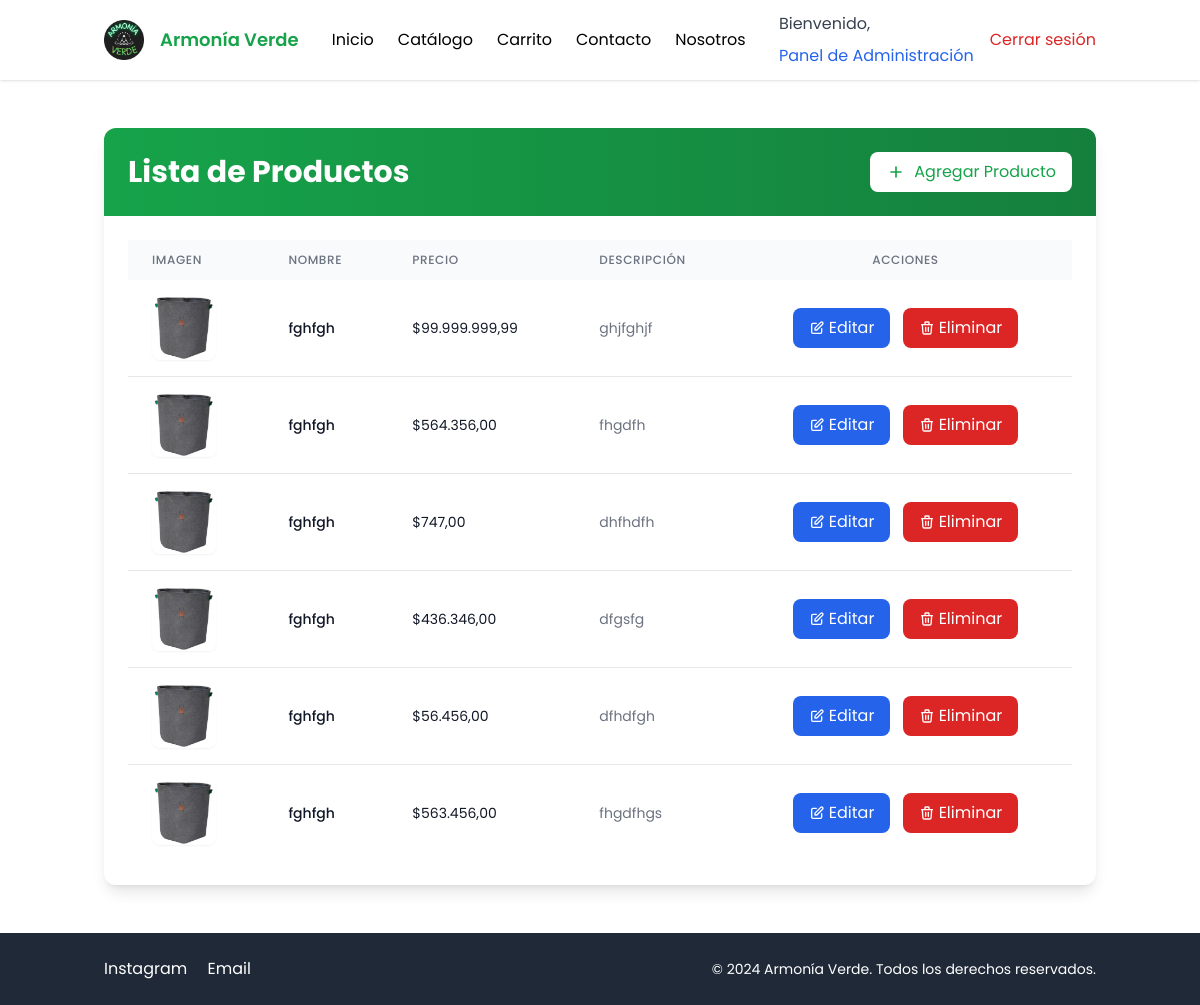
Before: /public/views/admin/listar_productos.php (signed in) with the older database file.
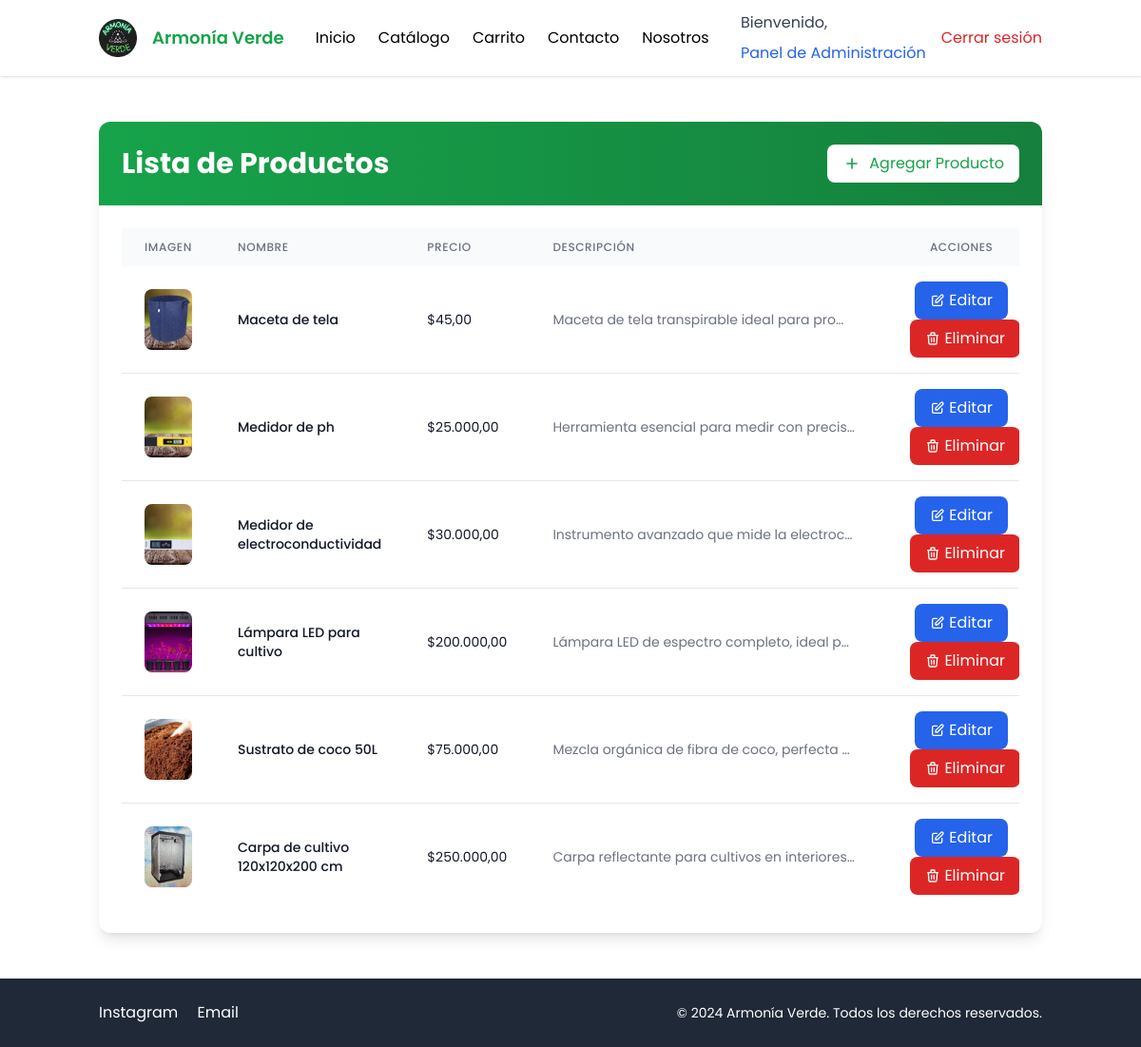
After: the same page with the newer database file.
### tables this page shows
CREATE TABLE `productos` (
  `id` int(11) NOT NULL,
  `nombre` varchar(255) NOT NULL,
  `descripcion` text DEFAULT NULL,
  `precio` decimal(10,2) NOT NULL,
  `imagen` varchar(255) DEFAULT NULL,
  `cantidad` int(11) DEFAULT 0,
  `destacado` tinyint(1) DEFAULT 0,
  `oferta` tinyint(1) DEFAULT 0,
  `fecha_creacion` timestamp NOT NULL DEFAULT current_timestamp()
);

### public/views/admin/listar_productos.php (the view, shortened to what the changed rows need)
<?php
require_once '../../components/header.php';
$database = new Database();
$pdo = $database->getConnection();
$query = "SELECT * FROM productos";
$stmt = $pdo->prepare($query);
$stmt->execute();
$productos = $stmt->fetchAll(PDO::FETCH_ASSOC);
?>
<main class="container mx-auto px-4 py-12">
    <div class="max-w-6xl mx-auto">
        <div class="bg-white shadow-lg rounded-xl overflow-hidden">
            <div class="p-6 bg-gradient-to-r from-green-600 to-green-700">
                <div class="flex justify-between items-center">
                    <h2 class="text-3xl font-bold text-white">Lista de Productos</h2>
                </div>
            </div>
            <div class="p-6">
                <?php if (count($productos) > 0): ?>
                    <div class="overflow-x-auto">
                        <table class="w-full">
                            <thead>
                                <tr class="bg-gray-50">
                                    <th class="px-6 py-3 text-left text-xs font-medium text-gray-500 uppercase tracking-wider">Imagen</th>
                                    <th class="px-6 py-3 text-left text-xs font-medium text-gray-500 uppercase tracking-wider">Nombre</th>
                                    <th class="px-6 py-3 text-left text-xs font-medium text-gray-500 uppercase tracking-wider">Precio</th>
                                    <th class="px-6 py-3 text-left text-xs font-medium text-gray-500 uppercase tracking-wider">Descripción</th>
                                    <th class="px-6 py-3 text-center text-xs font-medium text-gray-500 uppercase tracking-wider">Acciones</th>
                                </tr>
                            </thead>
                            <tbody class="bg-white divide-y divide-gray-200">
                                <?php foreach ($productos as $producto): ?>
                                    <tr class="hover:bg-gray-50 transition-colors duration-200">
                                        <td class="px-6 py-4 whitespace-nowrap">
                                            <?php if ($producto['imagen']): ?>
                                                <img src="<?php echo BASE_URL . 'public/images/' . $producto['imagen']; ?>"
                                                    alt="<?php echo htmlspecialchars($producto['nombre']); ?>"
                                                    class="h-16 w-16 rounded-lg object-cover shadow-sm">
                                            <?php endif; ?>
                                        </td>
                                        <td class="px-6 py-4">
                                            <div class="text-sm font-medium text-gray-900"><?php echo htmlspecialchars($producto['nombre']); ?></div>
                                        </td>
                                        <td class="px-6 py-4">
                                            <div class="text-sm text-gray-900">$<?php echo number_format($producto['precio'], 2, ',', '.'); ?></div>
                                        </td>
                                        <td class="px-6 py-4">
                                            <div class="text-sm text-gray-500 max-w-xs truncate"><?php echo htmlspecialchars($producto['descripcion']); ?></div>
                                        </td>
                                        <td class="px-6 py-4 text-center space-x-2">
                                            <form action="<?php echo VIEWS_URL; ?>admin/modificar_producto.php" method="GET" class="inline-block">
                                                <button type="submit" class="bg-blue-600 text-white px-4 py-2 rounded-lg hover:bg-blue-700 transition-colors duration-200 inline-flex items-center">
                                                    <svg xmlns="http://www.w3.org/2000/svg" class="h-4 w-4 mr-1" fill="none" viewBox="0 0 24 24" stroke="currentColor">
                                                        <path stroke-linecap="round" stroke-linejoin="round" stroke-width="2" d="M11 5H6a2 2 0 00-2 2v11a2 2 0 002 2h11a2 2 0 002-2v-5m-1.414-9.414a2 2 0 112.828 2.828L11.828 15H9v-2.828l8.586-8.586z" />
                                                    </svg>
                                                    Editar
                                                </button>
                                            </form>
                                            <button onclick="confirmDeleteModal(<?php echo $producto['id']; ?>)"
                                                class="bg-red-600 text-white px-4 py-2 rounded-lg hover:bg-red-700 transition-colors duration-200 inline-flex items-center">
                                                Eliminar
                                            </button>
                                        </td>
                                    </tr>
                                <?php endforeach; ?>
                            </tbody>
                        </table>
                    </div>
                <?php endif; ?>
            </div>
        </div>
    </div>
</main>
<?php
require_once '../../components/footer.php';
?>

Changed rows visible on the page:
changed productos: imagen: a different picture; nombre "fghfgh" → "Maceta de tela"; precio "99.999.999,99" → "45,00"; descripcion "ghjfghjf" → "Maceta de tela transpirable ideal para pro…"
changed productos: imagen: a different picture; nombre "fghfgh" → "Medidor de ph"; precio "564.356,00" → "25.000,00"; descripcion "fhgdfh" → "Herramienta esencial para medir con precis…"
changed productos: imagen: a different picture; nombre "fghfgh" → "Medidor de electroconductividad"; precio "747,00" → "30.000,00"; descripcion "dhfhdfh" → "Instrumento avanzado que mide la electroc…"
changed productos: imagen: a different picture; nombre "fghfgh" → "Lámpara LED para cultivo"; precio "436.346,00" → "200.000,00"; descripcion "dfgsfg" → "Lámpara LED de espectro completo, ideal p…"
changed productos: imagen: a different picture; nombre "fghfgh" → "Sustrato de coco 50L"; precio "56.456,00" → "75.000,00"; descripcion "dfhdfgh" → "Mezcla orgánica de fibra de coco, perfecta…"
changed productos: imagen: a different picture; nombre "fghfgh" → "Carpa de cultivo 120x120x200 cm"; precio "563.456,00" → "250.000,00"; descripcion "fhgdfhgs" → "Carpa reflectante para cultivos en interiores…"
